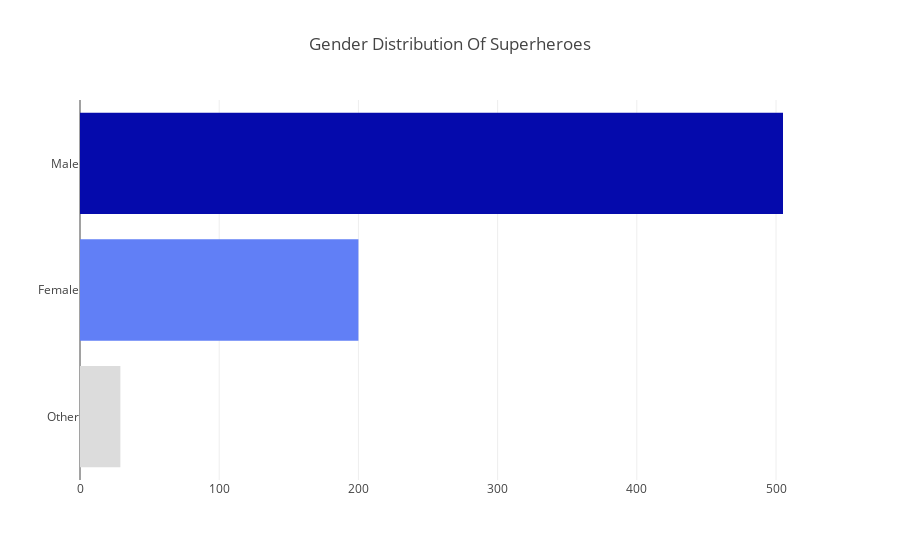

Notebook source saved alongside this figure:
### Code cell
count_srs=heroes['Gender'].value_counts().head()
trace=go.Bar(

        y=count_srs.index[::-1],
        x=count_srs.values[::-1],
        orientation ='h',
        marker=dict(
            color=count_srs.values[::-1],
        colorscale= 'Blues',
        reversescale= True
        ),
)
layout= dict(
        title='Gender Distribution Of Superheroes',
        )
data=[trace]
fig=go.Figure(data=data,layout=layout)

py.iplot(fig,filename='Superheroes',)

### Figure 1 — Plotly figure (JSON) as saved in the notebook; plotly's stock layout.template omitted (floating-point values rounded to 4 significant figures)
{"data": [{"marker": {"color": [29, 200, 505], "colorscale": "Blues", "reversescale": true}, "orientation": "h", "type": "bar", "x": [29, 200, 505], "y": ["Other", "Female", "Male"]}], "layout": {"title": "Gender Distribution Of Superheroes"}}
